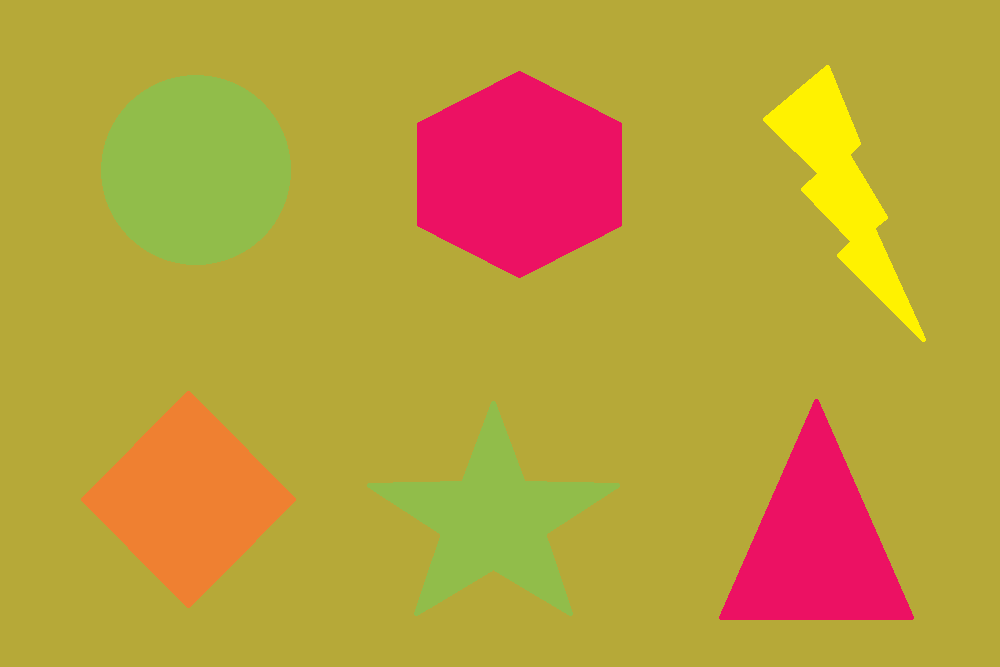
#> input picture algoritmo_7__mascaras_de_imagen/ejercicio2.png, 1000 x 667 px
$ python 02_ejercicio_1_mascara_2.py
#> lines starting #> are read from the running program, lines starting #| are printed output that depends on the picture; after the words box and inside, x2 and y2 are one past the last pixel; in counts of white or black regions, pixels touching at a corner belong together
import cv2

im = cv2.imread('ejercicio2.png')
#> im is the input picture: shape (667, 1000, 3); mean B, G, R 59.4, 158.1, 187.2
hsv= cv2.cvtColor(im, cv2.COLOR_BGR2HSV)
#> hsv: shape (667, 1000, 3); mean H, S, V 39, 182.7, 190.3

mask= cv2.inRange(hsv,(27,0,0),(27,255,255))
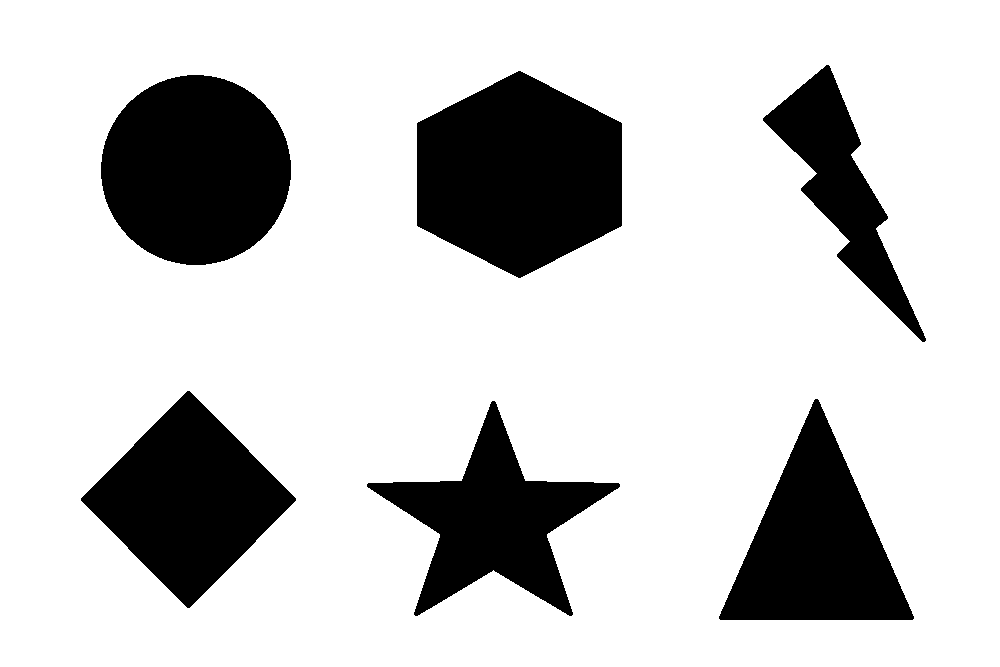
#> mask: shape (667, 1000); 79.2% white; 6 black regions, box (x1, y1, x2, y2) and area: (417, 71, 622, 278) 31845, (101, 75, 291, 265) 28306, (81, 391, 296, 608) 23784, (719, 399, 914, 620) 22192, (367, 401, 620, 616) 19913, (763, 65, 926, 342) 12970

cv2.imshow('Imagen 1.2. cv2.inRange(hsv,(27,0,0),(27,255,255))', mask)
cv2.waitKey(0)
